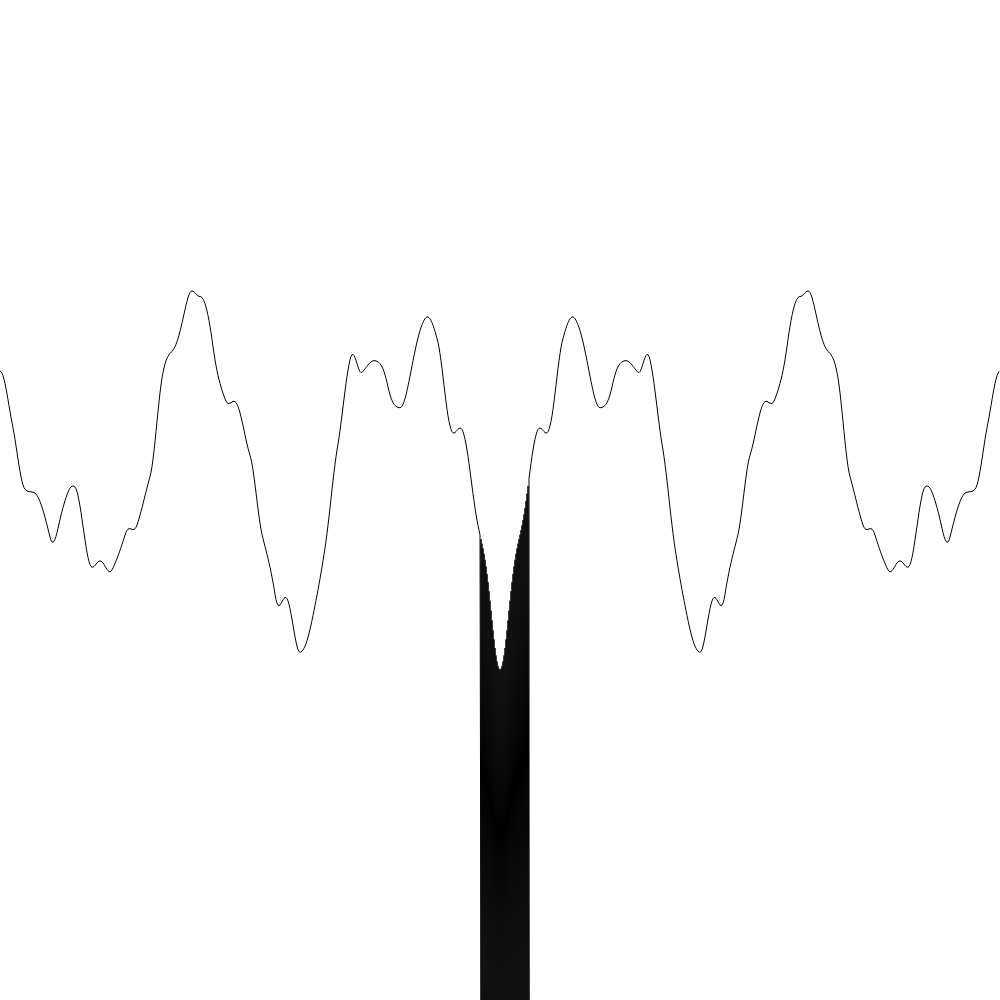
Frame 1 (no input)
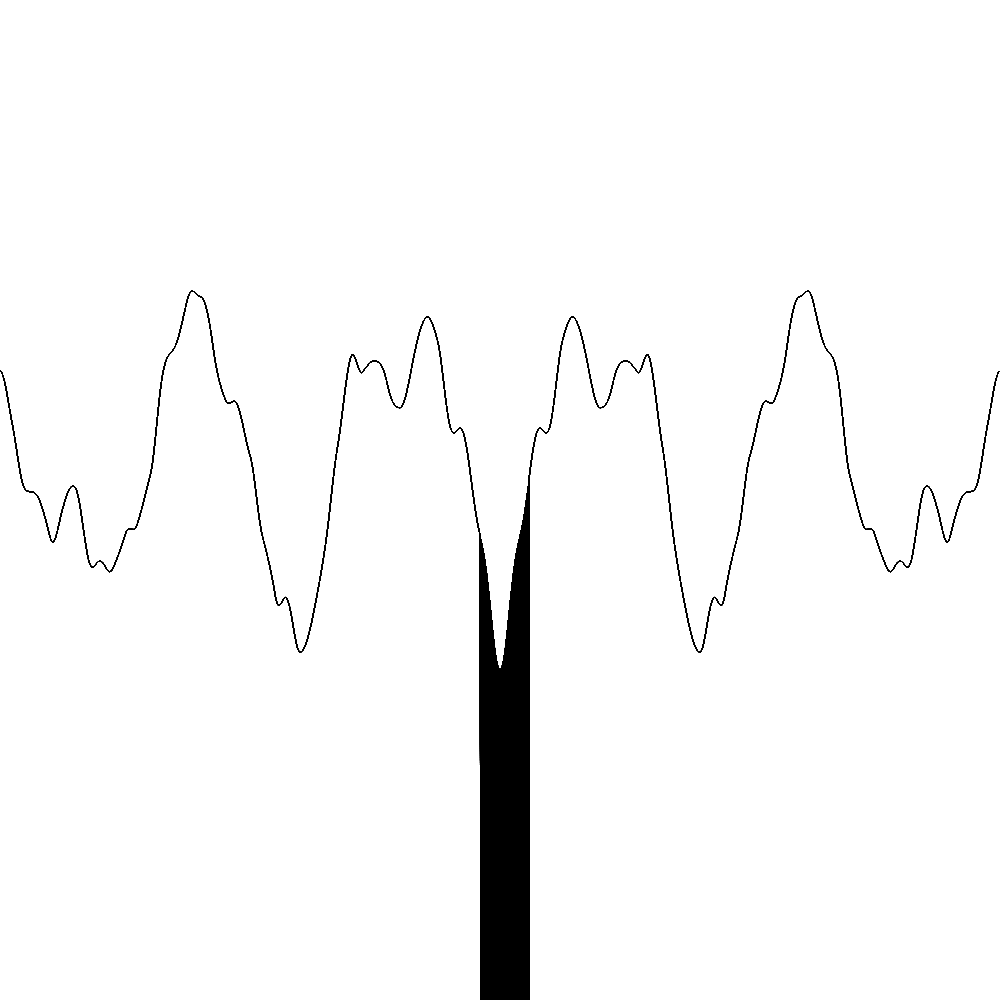
Frame 60 (no input)
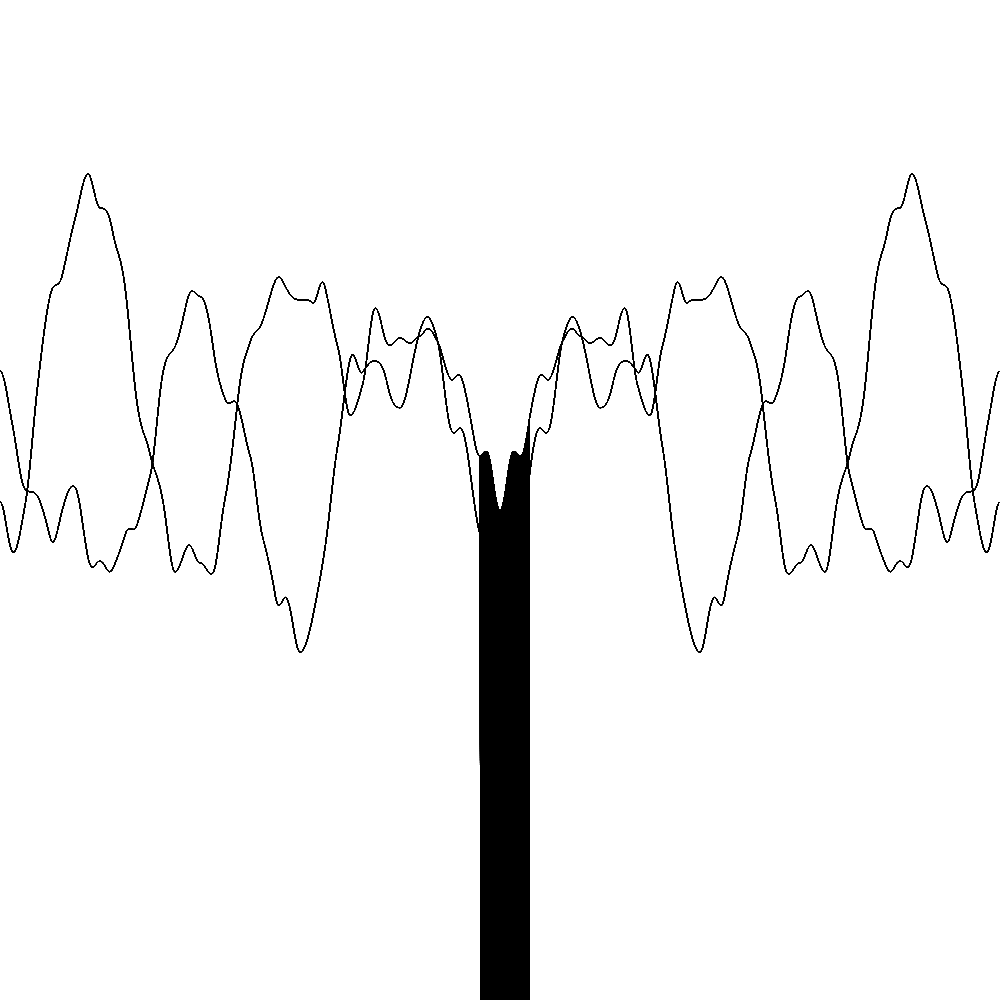
Frame 120 (the mouse pressed at the canvas centre since frame 60)

The p5.js sketch that drew these frames (run headless with seeded random() and noise() and a simulated clock; from frame 60 on, the mouse is pressed at the canvas centre):

// p5.js sketch
// ── sketch.js
function setup() {
  createCanvas(1000, 1000);
}

function draw() {
  //background(0);
  noFill();
  stroke(0);

  beginShape();
  for (var x = 0; x < width; x++) {
    var nx = map(x, 0, width, -5, 5);
    var y = height * noise(nx, mouseY/100.0, mouseX/100.0);

    if (x > width/2 - 20 && x < width/2 + 30) {
      vertex(x, height);
      vertex(x, y);
    } else {
      vertex(x, y);
    }
  }
  endShape();
}

//https://genekogan.com/code/p5js-perlin-noise/ perlin noise code altered from here
